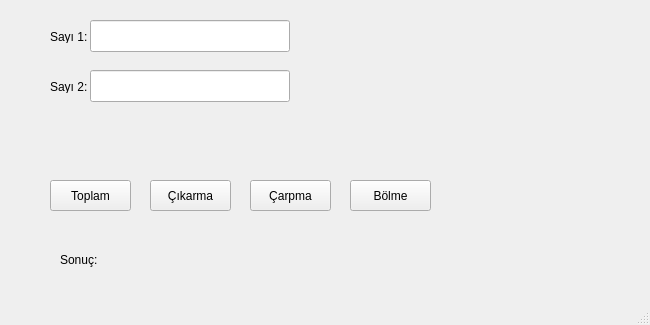
<?xml version="1.0" encoding="UTF-8"?>
<ui version="4.0">
 <class>UI_MainWindow</class>
 <widget class="QMainWindow" name="UI_MainWindow">
  <property name="geometry">
   <rect>
    <x>0</x>
    <y>0</y>
    <width>650</width>
    <height>325</height>
   </rect>
  </property>
  <property name="windowTitle">
   <string>MainWindow</string>
  </property>
  <widget class="QWidget" name="centralwidget">
   <widget class="QLabel" name="label">
    <property name="geometry">
     <rect>
      <x>50</x>
      <y>30</y>
      <width>47</width>
      <height>13</height>
     </rect>
    </property>
    <property name="text">
     <string>Sayı 1:</string>
    </property>
   </widget>
   <widget class="QLabel" name="label_2">
    <property name="geometry">
     <rect>
      <x>50</x>
      <y>80</y>
      <width>47</width>
      <height>13</height>
     </rect>
    </property>
    <property name="text">
     <string>Sayı 2:</string>
    </property>
   </widget>
   <widget class="QLineEdit" name="txt_sayi1">
    <property name="geometry">
     <rect>
      <x>90</x>
      <y>20</y>
      <width>200</width>
      <height>32</height>
     </rect>
    </property>
   </widget>
   <widget class="QLineEdit" name="txt_sayi2">
    <property name="geometry">
     <rect>
      <x>90</x>
      <y>70</y>
      <width>200</width>
      <height>32</height>
     </rect>
    </property>
   </widget>
   <widget class="QPushButton" name="btn_toplama">
    <property name="geometry">
     <rect>
      <x>50</x>
      <y>180</y>
      <width>81</width>
      <height>31</height>
     </rect>
    </property>
    <property name="text">
     <string>Toplam</string>
    </property>
   </widget>
   <widget class="QPushButton" name="btn_cikarma">
    <property name="geometry">
     <rect>
      <x>150</x>
      <y>180</y>
      <width>81</width>
      <height>31</height>
     </rect>
    </property>
    <property name="text">
     <string>Çıkarma</string>
    </property>
   </widget>
   <widget class="QPushButton" name="btn_bolme">
    <property name="geometry">
     <rect>
      <x>250</x>
      <y>180</y>
      <width>81</width>
      <height>31</height>
     </rect>
    </property>
    <property name="text">
     <string>Çarpma</string>
    </property>
   </widget>
   <widget class="QPushButton" name="btn_carpma">
    <property name="geometry">
     <rect>
      <x>350</x>
      <y>180</y>
      <width>81</width>
      <height>31</height>
     </rect>
    </property>
    <property name="text">
     <string>Bölme</string>
    </property>
   </widget>
   <widget class="QLabel" name="label_3">
    <property name="geometry">
     <rect>
      <x>60</x>
      <y>250</y>
      <width>211</width>
      <height>20</height>
     </rect>
    </property>
    <property name="text">
     <string>Sonuç:</string>
    </property>
   </widget>
  </widget>
  <widget class="QMenuBar" name="menubar">
   <property name="geometry">
    <rect>
     <x>0</x>
     <y>0</y>
     <width>650</width>
     <height>21</height>
    </rect>
   </property>
  </widget>
  <widget class="QStatusBar" name="statusbar"/>
 </widget>
 <resources/>
 <connections/>
</ui>
